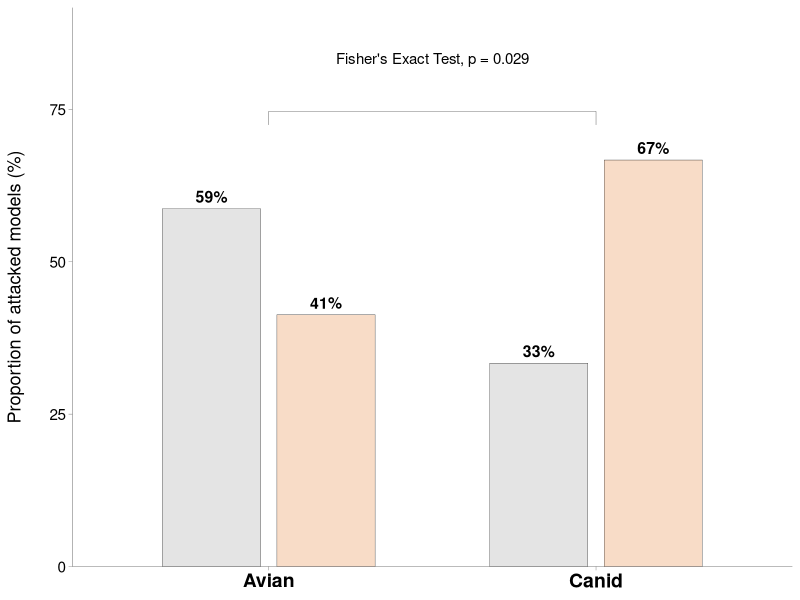
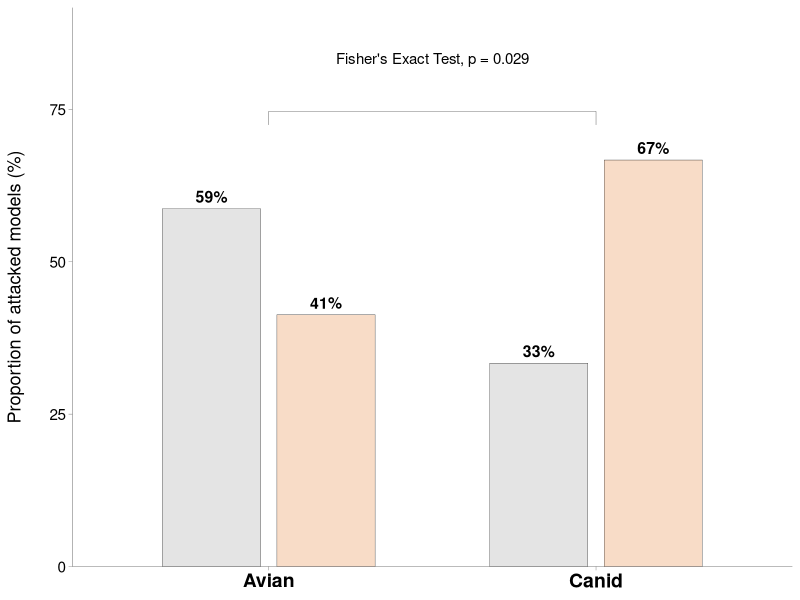

Write the R code that produced these figures, in order.
###############################################################################
## 02_foam_model_tests.R
## Fisher's exact tests and relative risk for the foam-model predation
## experiment in the Strzelecki Desert.
## Supports: Fig. 5d
## Input:  attack counts entered below
## Output: results/02_foam_model/
## Run from the repository root: Rscript scripts/02_foam_model_tests.R
###############################################################################
library(ggplot2)
library(dplyr)
library(grid)


out_dir <- "results/02_foam_model"
dir.create(out_dir, recursive = TRUE, showWarnings = FALSE)

# Attacked models by predator guild (ginger = orange fur)
bop_orange   <- 19
bop_grey     <- 27

canid_orange <- 26
canid_grey   <- 13

cat_orange   <- 4
cat_grey     <- 6

# Colour composition of attacked models: canids vs birds of prey
ft1 <- fisher.test(
  matrix(
    c(
      canid_grey,  canid_orange,
      bop_grey,    bop_orange
    ),
    nrow = 2,
    byrow = TRUE
  )
)

# Colour composition of attacked models: cats vs birds of prey
ft2 <- fisher.test(
  matrix(
    c(
      cat_grey,   cat_orange,
      bop_grey,   bop_orange
    ),
    nrow = 2,
    byrow = TRUE
  )
)

cat("\n=== FISHER'S EXACT TESTS — colour composition of attacked models ===\n\n")

cat(sprintf(
  "1. Canid vs Avian: OR = %.3f, p = %.4f\n",
  ft1$estimate,
  ft1$p.value
))

cat(sprintf(
  "2. Cat vs Avian:   OR = %.3f, p = %.4f\n",
  ft2$estimate,
  ft2$p.value
))

# Within guild: attacked vs deployed models of each colour, and relative risk
n_ginger_deployed <- 346
n_grey_deployed   <- 329

within_guild <- function(orange, grey, label) {
  m <- matrix(
    c(
      orange, n_ginger_deployed - orange,
      grey,   n_grey_deployed   - grey
    ),
    nrow = 2,
    byrow = TRUE,
    dimnames = list(
      Model  = c("Ginger", "Grey"),
      Status = c("Attacked", "Not attacked")
    )
  )

  ft <- fisher.test(m)

  rr <- (orange / n_ginger_deployed) / (grey / n_grey_deployed)

  data.frame(
    Guild            = label,
    Ginger_attacked  = orange,
    Ginger_deployed  = n_ginger_deployed,
    Grey_attacked    = grey,
    Grey_deployed    = n_grey_deployed,
    RR               = rr,
    p_value          = ft$p.value,
    stringsAsFactors = FALSE
  )
}

within_guild_results <- rbind(
  within_guild(canid_orange, canid_grey, "Canid"),
  within_guild(bop_orange,   bop_grey,   "Avian")
)

cat("\n=== FISHER'S EXACT TESTS - attack rate vs models deployed ===\n\n")
print(within_guild_results, row.names = FALSE, digits = 4)

write.csv(
  within_guild_results,
  file.path(out_dir, "foam_model_within_guild_tests.csv"),
  row.names = FALSE
)

plot_data <- data.frame(
  Predator = factor(
    rep(c("Avian", "Canid"), each = 2),
    levels = c("Avian", "Canid")
  ),
  
  Model = factor(
    rep(c("Grey", "Ginger"), times = 2),
    levels = c("Grey", "Ginger")
  ),
  
  Attacks = c(
    bop_grey,
    bop_orange,
    canid_grey,
    canid_orange
  ),
  
  Percent = c(
    bop_grey   / (bop_grey + bop_orange) * 100,
    bop_orange / (bop_grey + bop_orange) * 100,
    canid_grey   / (canid_grey + canid_orange) * 100,
    canid_orange / (canid_grey + canid_orange) * 100
  )
)

p_bracket <- ifelse(
  ft1$p.value < 0.001,
  "Fisher's Exact Test, p < 0.001",
  sprintf("Fisher's Exact Test, p = %.3f", ft1$p.value)
)

y_max     <- max(plot_data$Percent)
y_bracket <- y_max * 1.12
y_top     <- y_max * 1.25

p <- ggplot(
  plot_data,
  aes(x = Predator, y = Percent, fill = Model)
) +
  
  geom_col(
    position = position_dodge(width = 0.7),
    width = 0.6,
    colour = "black",
    linewidth = 0.1,
    alpha = 0.4
  ) +
  
  geom_text(
    aes(label = sprintf("%.0f%%", Percent)),
    position = position_dodge(width = 0.7),
    vjust = -0.5,
    size = 4,
    fontface = "bold"
  ) +
  
  scale_fill_manual(
    values = c(
      "Grey"   = "#BDBDBD",
      "Ginger" = "#EDA975"
    )
  ) +
  
  annotate(
    "segment",
    x = 1,
    xend = 2,
    y = y_bracket,
    yend = y_bracket,
    linewidth = 0.1
  ) +
  
  annotate(
    "segment",
    x = 1,
    xend = 1,
    y = y_bracket,
    yend = y_bracket * 0.97,
    linewidth = 0.1
  ) +
  
  annotate(
    "segment",
    x = 2,
    xend = 2,
    y = y_bracket,
    yend = y_bracket * 0.97,
    linewidth = 0.1
  ) +
  
  annotate(
    "text",
    x = 1.5,
    y = y_top,
    label = p_bracket,
    size = 3.8
  ) +
  
  scale_y_continuous(
    limits = c(0, y_top * 1.10),
    expand = c(0, 0),
    labels = function(x) round(x)
  ) +
  
  labs(
    x = NULL,
    y = "Proportion of attacked models (%)"
  ) +
  
  theme_classic(base_family = "Helvetica") +
  
  theme(
    axis.text.x = element_text(
      size = 14,
      face = "bold",
      colour = "black"
    ),
    
    axis.text.y = element_text(
      size = 11,
      face = "plain",
      colour = "black"
    ),
    
    axis.title.y = element_text(
      size = 13,
      face = "plain",
      margin = margin(r = 18)
    ),
    
    axis.line = element_line(
      linewidth = 0.1
    ),
    
    axis.ticks = element_line(
      linewidth = 0.1
    ),
    
    legend.position = "none"
  )

print(p)

ggsave(
  file.path(out_dir, "foam_model_colour_composition.pdf"),
  p,
  width = 4,
  height = 3.5,
  dpi = 300
)
